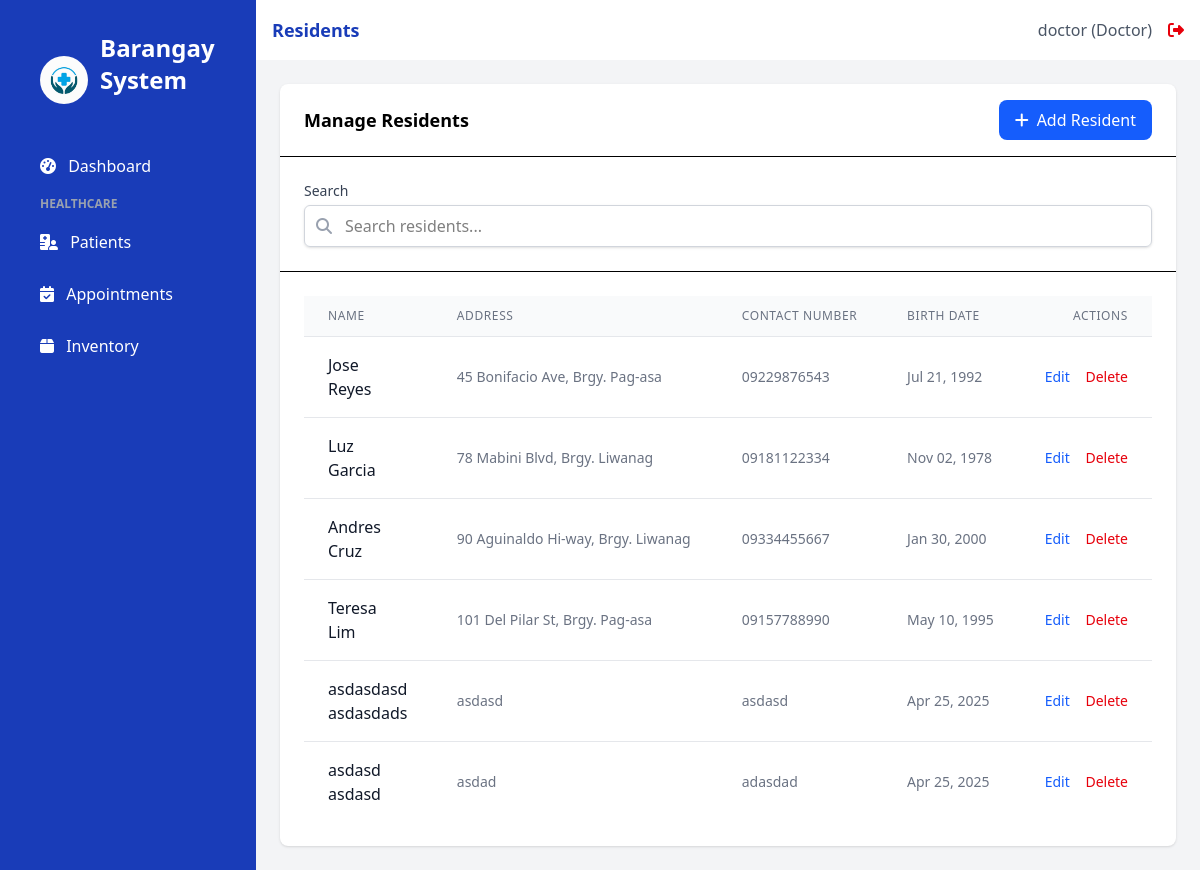
The app's page /residents (signed in) with its own data.
### app.py (models this page shows, shortened)
class User(UserMixin, db.Model):
    id = db.Column(db.Integer, primary_key=True)
    username = db.Column(db.String(100), unique=True, nullable=False)
    email = db.Column(db.String(100), unique=True, nullable=False)
    password_hash = db.Column(db.String(200), nullable=False)
    role = db.Column(db.String(20), nullable=False, default='staff')  # admin, doctor, nurse, staff
    created_at = db.Column(db.DateTime, default=datetime.utcnow)
    issued_certificates = db.relationship('Certificate', backref='issuer', lazy=True)

class Resident(db.Model):
    id = db.Column(db.Integer, primary_key=True)
    first_name = db.Column(db.String(100), nullable=False)
    last_name = db.Column(db.String(100), nullable=False)
    address = db.Column(db.String(200), nullable=False)
    contact_number = db.Column(db.String(20))
    birth_date = db.Column(db.Date)
    created_at = db.Column(db.DateTime, default=datetime.utcnow)
    is_patient = db.Column(db.Boolean, default=False)

### app.py (the view)
@app.route('/residents')
@login_required
def residents():
    residents_list = Resident.query.all()
    return render_template('residents.html', title='Residents', residents=residents_list)

### app.py (called while the page is built)
@login_manager.user_loader
def load_user(user_id):
    return User.query.get(int(user_id))

### templates/residents.html (shortened to what this page needs)
{% extends 'base.html' %}
{% block content %}
<div x-data="residentSystem()" class="bg-white rounded-lg shadow">
    <div class="border-b px-6 py-4 flex items-center justify-between">
        <h2 class="font-semibold text-lg">Manage Residents</h2>
        <button @click="openModal()" class="bg-blue-600 hover:bg-blue-700 text-white px-4 py-2 rounded-lg flex items-center">
            <i class="fas fa-plus mr-2"></i> Add Resident
        </button>
    </div>
    <div class="p-6 border-b">
        <div class="flex flex-col md:flex-row gap-4">
            <div class="flex-1">
                <label for="search" class="block text-sm font-medium text-gray-700 mb-1">Search</label>
                <div class="relative">
                    <div class="absolute inset-y-0 left-0 pl-3 flex items-center pointer-events-none">
                        <i class="fas fa-search text-gray-400"></i>
                    </div>
                    <input type="text" id="search" x-model="searchQuery" class="block w-full pl-10 pr-3 py-2 border border-gray-300 rounded-md shadow-sm focus:outline-none focus:ring-blue-500 focus:border-blue-500" placeholder="Search residents...">
                </div>
            </div>
        </div>
    </div>
    <div class="p-6 overflow-x-auto">
        <table class="min-w-full divide-y divide-gray-200">
            <thead class="bg-gray-50">
                <tr>
                    <th scope="col" class="px-6 py-3 text-left text-xs font-medium text-gray-500 uppercase tracking-wider">Name</th>
                    <th scope="col" class="px-6 py-3 text-left text-xs font-medium text-gray-500 uppercase tracking-wider">Address</th>
                    <th scope="col" class="px-6 py-3 text-left text-xs font-medium text-gray-500 uppercase tracking-wider">Contact Number</th>
                    <th scope="col" class="px-6 py-3 text-left text-xs font-medium text-gray-500 uppercase tracking-wider">Birth Date</th>
                    <th scope="col" class="px-6 py-3 text-right text-xs font-medium text-gray-500 uppercase tracking-wider">Actions</th>
                </tr>
            </thead>
            <tbody class="bg-white divide-y divide-gray-200">
                {% if residents %}
                    {% for resident in residents %}
                    <tr data-id="{{ resident.id }}">
                        <td class="px-6 py-4 whitespace-nowrap">
                            <div class="font-medium text-gray-900" data-field="firstName">{{ resident.first_name }}</div>
                            <div class="font-medium text-gray-900" data-field="lastName">{{ resident.last_name }}</div>
                        </td>
                        <td class="px-6 py-4 whitespace-nowrap text-sm text-gray-500" data-field="address">
                            {{ resident.address }}
                        </td>
                        <td class="px-6 py-4 whitespace-nowrap text-sm text-gray-500" data-field="contact">
                            {{ resident.contact_number }}
                        </td>
                        <td class="px-6 py-4 whitespace-nowrap text-sm text-gray-500" data-field="birthDate" data-value="{{ resident.birth_date.strftime('%Y-%m-%d') if resident.birth_date else '' }}">
                            {{ resident.birth_date.strftime('%b %d, %Y') if resident.birth_date }}
                        </td>
                        <td class="px-6 py-4 whitespace-nowrap text-right text-sm font-medium">
                            <button class="text-blue-600 hover:text-blue-900 mr-3" @click="editResident({{ resident.id }})">Edit</button>
                            <button class="text-red-600 hover:text-red-900" @click="deleteResident({{ resident.id }})">Delete</button>
                        </td>
                    </tr>
                    {% endfor %}
                {% else %}
                    <tr>
                        <td colspan="5" class="px-6 py-4 text-center text-sm text-gray-500">
                            No residents found
                        </td>
                    </tr>
                {% endif %}
            </tbody>
        </table>
    </div>
</div>
{% endblock %}

### templates/base.html (shortened to what this page needs)
<!DOCTYPE html>
<html lang="en">
<head>
    <script src="https://cdn.jsdelivr.net/npm/@tailwindcss/browser@4"></script>
    <link rel="stylesheet" href="https://cdnjs.cloudflare.com/ajax/libs/font-awesome/6.4.0/css/all.min.css">
</head>
<body class="bg-gray-50 flex h-screen">
    <div class="bg-blue-800 text-white w-64 py-4 flex-shrink-0 hidden md:block">
        <div class="px-6">
            <div class="p-4 flex items-center">
                <img src="{{ url_for('static', filename='images/logo.jpg') }}" alt="Barangay Logo" class="h-12 w-12 mr-3 rounded-full">
                <h1 class="text-2xl font-bold mb-8">Barangay System</h1>
            </div>
            <nav>
                <a href="{{ url_for('index') }}" class="sidebar-link block py-2.5 px-4 rounded transition duration-200 {% if request.path == url_for('index') %}sidebar-active{% else %}hover:bg-blue-700{% endif %} mb-2">
                    <i class="fas fa-tachometer-alt mr-2"></i> Dashboard
                </a>
                {% if current_user.role != 'staff' %}
                <div class="mb-4">
                    <p class="text-xs uppercase text-gray-400 font-semibold mb-2 pl-4">Healthcare</p>
                    <a href="{{ url_for('patients') }}" class="sidebar-link block py-2.5 px-4 rounded transition duration-200 {% if request.path == url_for('patients') %}sidebar-active{% else %}hover:bg-blue-700{% endif %} mb-2">
                        <i class="fas fa-hospital-user mr-2"></i> Patients
                    </a>
                    <a href="{{ url_for('appointments') }}" class="sidebar-link block py-2.5 px-4 rounded transition duration-200 {% if request.path == url_for('appointments') %}sidebar-active{% else %}hover:bg-blue-700{% endif %} mb-2">
                        <i class="fas fa-calendar-check mr-2"></i> Appointments
                    </a>
                    <a href="{{ url_for('inventory') }}" class="sidebar-link block py-2.5 px-4 rounded transition duration-200 {% if request.path == url_for('inventory') %}sidebar-active{% else %}hover:bg-blue-700{% endif %} mb-2">
                        <i class="fas fa-box mr-2"></i> Inventory
                    </a>
                </div>
                {% endif %}
            </nav>
        </div>
    </div>
    <div class="flex-1 flex flex-col overflow-hidden">
        <header class="bg-white shadow-sm py-4 px-4">
            <div class="flex items-center justify-between">
                <div class="text-lg font-semibold text-blue-800">{{ title }}</div>
                {% if current_user.is_authenticated %}
                <div class="flex items-center">
                    <span class="text-gray-600 mr-4">{{ current_user.username }} ({{ current_user.role|capitalize }})</span>
                    <a href="{{ url_for('logout') }}" class="text-red-600 hover:text-red-800">
                        <i class="fas fa-sign-out-alt"></i>
                    </a>
                </div>
                {% endif %}
            </div>
        </header>
        <main class="flex-1 overflow-x-hidden overflow-y-auto bg-gray-100 p-6">
            {% block content %}{% endblock %}
        </main>
    </div>
</body>
</html>

### records on screen
User: username "doctor", role "Doctor"
Resident: first_name "Jose", last_name "Reyes", address "45 Bonifacio Ave, Brgy. Pag-asa", contact_number "09229876543", birth_date "Jul 21, 1992"
Resident: first_name "Luz", last_name "Garcia", address "78 Mabini Blvd, Brgy. Liwanag", contact_number "09181122334", birth_date "Nov 02, 1978"
Resident: first_name "Andres", last_name "Cruz", address "90 Aguinaldo Hi-way, Brgy. Liwanag", contact_number "09334455667", birth_date "Jan 30, 2000"
Resident: first_name "Teresa", last_name "Lim", address "101 Del Pilar St, Brgy. Pag-asa", contact_number "09157788990", birth_date "May 10, 1995"
Resident: first_name "asdasdasd", last_name "asdasdads", address "asdasd", contact_number "asdasd", birth_date "Apr 25, 2025"
Resident: first_name "asdasd", last_name "asdasd", address "asdad", contact_number "adasdad", birth_date "Apr 25, 2025"

### other values on screen
{{ title }} "Residents"
